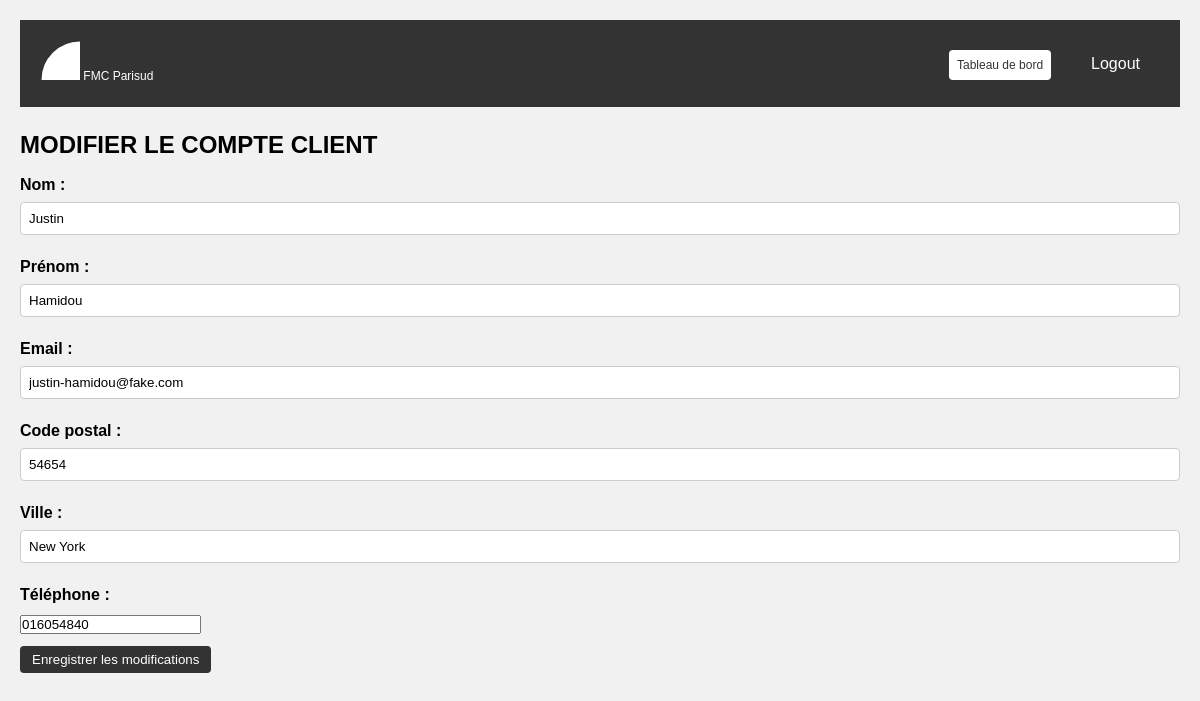
/edit_customer.php?customer_id=3 (signed in), run on the app's committed database.
### tables this page shows
CREATE TABLE `customers` (
  `id` int NOT NULL,
  `email` varchar(255) NOT NULL,
  `lastname` varchar(255) NOT NULL,
  `firstname` varchar(255) NOT NULL,
  `birth_date` date NOT NULL,
  `address` varchar(255) NOT NULL,
  `address_comp` varchar(255) NOT NULL,
  `zip` varchar(255) NOT NULL,
  `city` varchar(255) NOT NULL,
  `phone` varchar(255) NOT NULL,
  `gpdr` tinyint(1) NOT NULL,
  `created_at` datetime NOT NULL DEFAULT CURRENT_TIMESTAMP,
  `advisors_id` int NOT NULL
);

### edit_customer.php (the view, shortened to what this page needs)
<?php
require 'includes/connection.php';
$email = $_SESSION['email'];
if (isset($_GET['customer_id'])) {
    $customer_id = $_GET['customer_id'];
} else {
    header("Location: error.php");
    exit();
}
$sql = "SELECT * FROM customers WHERE id = :customer_id AND advisors_id = (SELECT id FROM advisors WHERE email = :email)";
$query = $db->prepare($sql);
$query->bindValue(':customer_id', $customer_id, PDO::PARAM_INT);
$query->bindValue(':email', $email, PDO::PARAM_STR);
$query->execute();
$customer = $query->fetch(PDO::FETCH_ASSOC);
?>
<!DOCTYPE html>
<html lang="fr">
<head>
    <link rel="stylesheet" href="./css/styles.min.css">
</head>
<body>
    <nav>
        <div>
            <a href=""><svg height="50" width="50">
                    <circle cx="50" cy="50" r="40" stroke="#333" stroke-width="3" fill="#fff" />
                </svg> FMC Parisud</a>
        </div>
        <ul id="advisor-actions" style="list-style-type: none; display:flex;">
            <li><a class="account-actions" href="home.php">Tableau de bord</a></li>
            <li><a class="logout" href="logout.php">Logout</a></li>
        </ul>
    </nav>
    <h2>MODIFIER LE COMPTE CLIENT</h2>
    <form method="POST" action="">
        <div>
            <label for="lastname">Nom :</label>
            <input type="text" id="lastname" name="lastname" value="<?php echo $customer['lastname']; ?>" required>
        </div>
        <div>
            <label for="firstname">Prénom :</label>
            <input type="text" id="firstname" name="firstname" value="<?php echo $customer['firstname']; ?>" required>
        </div>
        <div>
            <label for="email">Email :</label>
            <input type="email" id="email" name="email" value="<?php echo $customer['email']; ?>" required>
        </div>
        <div>
            <label for="zip">Code postal :</label>
            <input type="text" id="zip" name="zip" value="<?php echo $customer['zip']; ?>" required>
        </div>
        <div>
            <label for="city">Ville :</label>
            <input type="text" id="city" name="city" value="<?php echo $customer['city']; ?>" required>
        </div>
        <div>
            <label for="phone">Téléphone :</label>
            <input type="tel" id="phone" name="phone" value="<?php echo $customer['phone']; ?>" required>
        </div>
        <div>
            <button type="submit">Enregistrer les modifications</button>
        </div>
    </form>
</body>
</html>

### data on the page
customers: lastname "Justin", firstname "Hamidou", email "justin-hamidou@fake.com", zip "54654", city "New York", phone "016054840"
